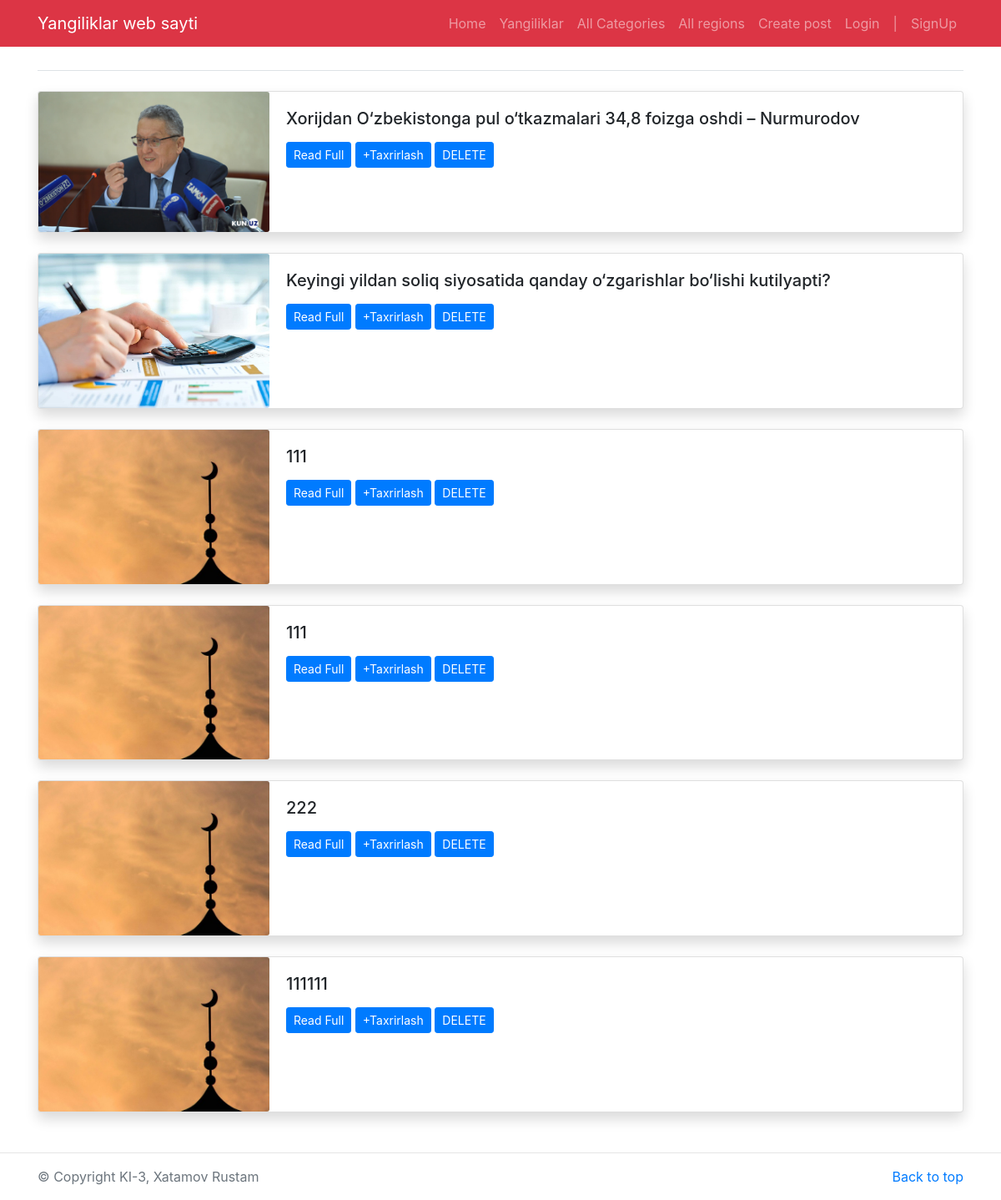
Before: /region/1 with the older database file.
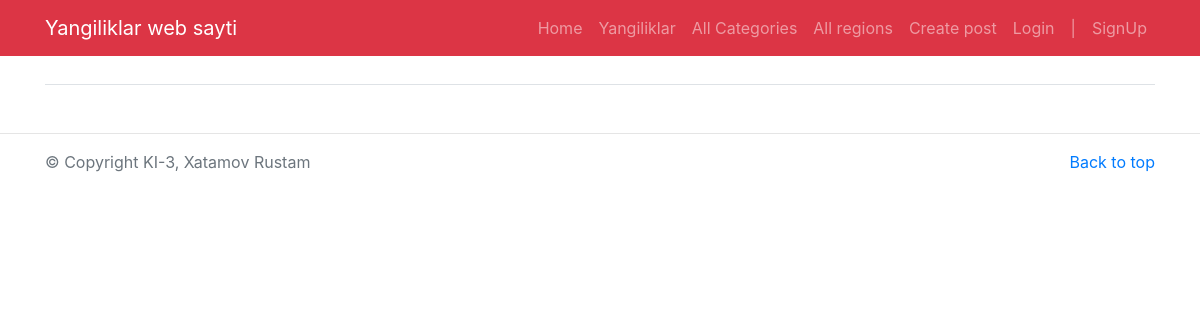
After: the same page with the newer database file.
### app/models.py (models this page shows, shortened)
class News(models.Model):
    category = models.ForeignKey(Category, on_delete=models.CASCADE, blank=True, null=True)
    region = models.ForeignKey(Region, on_delete=models.CASCADE, blank=True, null=True)
    title = models.CharField(max_length=200)
    body = models.TextField()
    date = models.DateField(auto_now=True)
    image = models.ImageField(upload_to='image/')
    author = models.ForeignKey(settings.AUTH_USER_MODEL, on_delete=models.CASCADE)

### app/views.py (the view)
# urls.py: path('region/<int:pk>', region, name='region'),
def region(request, pk):
    region = Region.objects.get(id=pk)
    regs = News.objects.filter(region=region)
    return render(request, 'region-news.html', {
        'all_regs' :regs,
        'region':region
    })

### templates/region-news.html (shortened to what this page needs)
{% extends 'base.html' %}
{% block content %}
<main class="container mt-3 mb-5">
    <h3 class="border-bottom pb-1 my-4">{{region.title}}</h3>
    {% for news in all_regs %}
    <div class="card mb-4 shadow">
        <div class="row no-gutters">
            <div class="col-md-3">
                <img src="/media/{{news.image}}" class="card-img" alt="{{news.title}}">
            </div>
            <div class="col-md-8">
                <div class="card-body">
                    <h5 class="card-title">{{news.title}}</h5>
                    <p class="card-text">
                        <a href="/detail/{{news.id}}" class="btn btn-sm btn-primary">Read Full</a>
                        <a href="{% url 'edit_post' news.pk %}" class="btn btn-sm btn-primary"> +Taxrirlash </a>
                        <a href="{% url 'delete_post' news.pk %}" class="btn btn-sm btn-primary"> DELETE </a>
                    </p>
                </div>
            </div>
        </div>
    </div>
    {% endfor %}
</main>
{% endblock%}

Changed rows visible on the page:
removed News: image (picture), title "Xorijdan O‘zbekistonga pul o‘tkazmalari 34,8 foizga oshdi – Nurmurodov"
removed News: image (picture), title "Keyingi yildan soliq siyosatida qanday o‘zgarishlar bo‘lishi kutilyapti?"
removed News: image (picture), title "111"
removed News: image (picture), title "111"
removed News: image (picture), title "222"
removed News: image (picture), title "111111"
